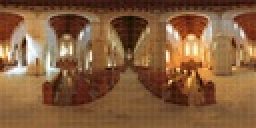
%> input picture Big_ben_equirectangular.jpg, 128 x 64 px, shrunk from 600 x 300 before the run (shown 2 times larger)
$ octave test.m   (GNU Octave 9; MATLAB toolbox functions it lacks are replaced by stand-ins)
%> lines starting %> are read from the running program, lines starting %| are printed output that depends on the picture
ERP2D=imread('Big_ben_equirectangular.jpg');
%> ERP2D is the input picture: size 64x128x3 uint8; mean R, G, B 133.6, 94.1, 61.4
imshow(ERP2D);
figure;
ERP2D=im2double(ERP2D);
%> ERP2D: size 64x128x3 double
ERP2Dgray=rgb2gray(ERP2D);
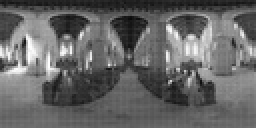
%> ERP2Dgray: size 64x128 double (shown 2 times larger); min 0.0406, max 0.998, mean 0.401
imshow(ERP2Dgray);
rowpixel=size(ERP2Dgray,2);
%> rowpixel = 128
colpixel=size(ERP2Dgray,1);
%> colpixel = 64
cubeedgepixel=rowpixel/4;
%> cubeedgepixel = 32
CMP2D=zeros(cubeedgepixel*3,rowpixel);

for i=1:colpixel
    for j=1:rowpixel
        %2Dplane to sphere
         [xs,ys,zs]=ERP2Dto3D(i,j,rowpixel);
         %sphere to 2D plane
         [x,y]=CMP3Dto2D(xs,ys,zs,cubeedgepixel);%mesh
         %mesh to grid(interpolation part)
         x=round(x)+1;
         y=round(y)+1;
         CMP2D(x,y)=ERP2Dgray(i,j);
    end
end
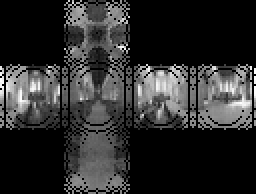
%> CMP2D: size 97x128 double (shown 2 times larger); min 0, max 0.998, mean 0.178
figure;
imshow(CMP2D);


CMProwpixel=size(CMP2D,2);
%> CMProwpixel = 128
CMPcolpixel=size(CMP2D,1);
%> CMPcolpixel = 97
for i=1:CMPcolpixel
    for j=1:CMProwpixel
         [xs,ys,zs]=CMP2Dto3D(i,j,cubeedgepixel);
         if (isnan(xs))
             continue
         end
         [x,y]=ERP3Dto2D(xs,ys,zs,CMProwpixel);%mesh
         %mesh to grid(interpolation part)
         x=round(x)+1;
         y=round(y)+1;
         Back2ERP2D(x,y)=CMP2D(i,j);
    end
end
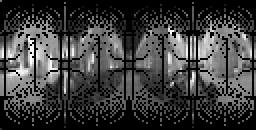
%> Back2ERP2D: size 65x128 double (shown 2 times larger); min 0, max 0.998, mean 0.24
